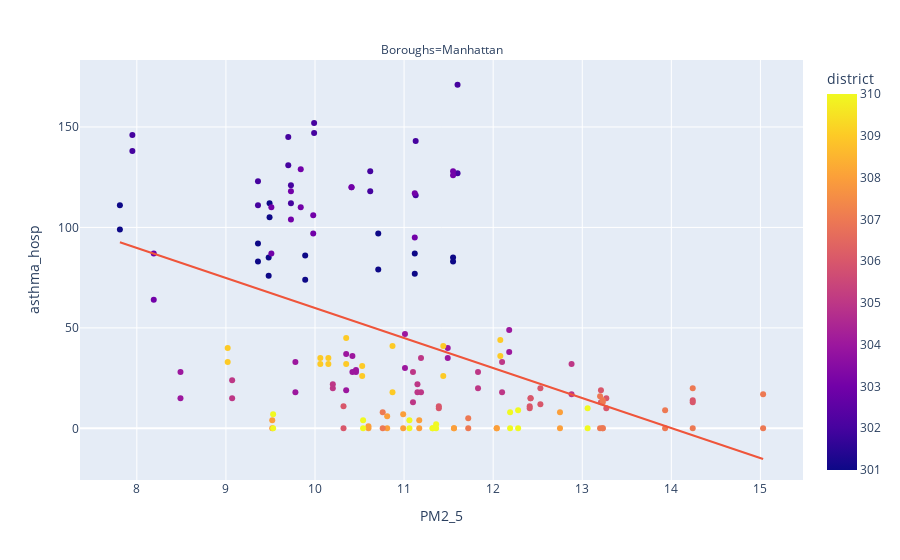

The cell this chart's notebook holds for it:
### Code cell
fig = px.scatter(man_df, x="PM2_5", y="asthma_hosp",trendline="ols", facet_col="Boroughs",
                 color="district")
fig.show()

### Figure 1 — Plotly figure (JSON) as saved in the notebook; plotly's stock layout.template omitted (floating-point values rounded to 4 significant figures; data arrays with more than 128 entries replaced by an {"elided": "..."} marker saying what was removed)
{"data": [{"hovertemplate": "Boroughs=Manhattan<br>PM2_5=%{x}<br>asthma_hosp=%{y}<br>district=%{marker.color}<extra></extra>", "legendgroup": "", "marker": {"color": {"elided": "160 int values"}, "coloraxis": "coloraxis", "symbol": "circle"}, "mode": "markers", "name": "", "orientation": "v", "showlegend": false, "type": "scatter", "x": {"elided": "160 float values"}, "xaxis": "x", "y": {"elided": "160 int values"}, "yaxis": "y"}, {"hovertemplate": "<b>OLS trendline</b><br>asthma_hosp = -14.9354 * PM2_5 + 209.229<br>R<sup>2</sup>=0.224177<br><br>Boroughs=Manhattan<br>PM2_5=%{x}<br>asthma_hosp=%{y} <b>(trend)</b><extra></extra>", "legendgroup": "", "marker": {"symbol": "circle"}, "mode": "lines", "name": "", "showlegend": false, "type": "scatter", "x": {"elided": "160 float values"}, "xaxis": "x", "y": {"elided": "160 float values"}, "yaxis": "y"}], "layout": {"annotations": [{"font": {}, "showarrow": false, "text": "Boroughs=Manhattan", "x": 0.5, "xanchor": "center", "xref": "paper", "y": 1, "yanchor": "bottom", "yref": "paper"}], "coloraxis": {"colorbar": {"title": {"text": "district"}}, "colorscale": [[0, "#0d0887"], [0.1111, "#46039f"], [0.2222, "#7201a8"], [0.3333, "#9c179e"], [0.4444, "#bd3786"], [0.5556, "#d8576b"], [0.6667, "#ed7953"], [0.7778, "#fb9f3a"], [0.8889, "#fdca26"], [1, "#f0f921"]]}, "legend": {"tracegroupgap": 0}, "margin": {"t": 60}, "xaxis": {"anchor": "y", "domain": [0, 1], "title": {"text": "PM2_5"}}, "yaxis": {"anchor": "x", "domain": [0, 1], "title": {"text": "asthma_hosp"}}}}
